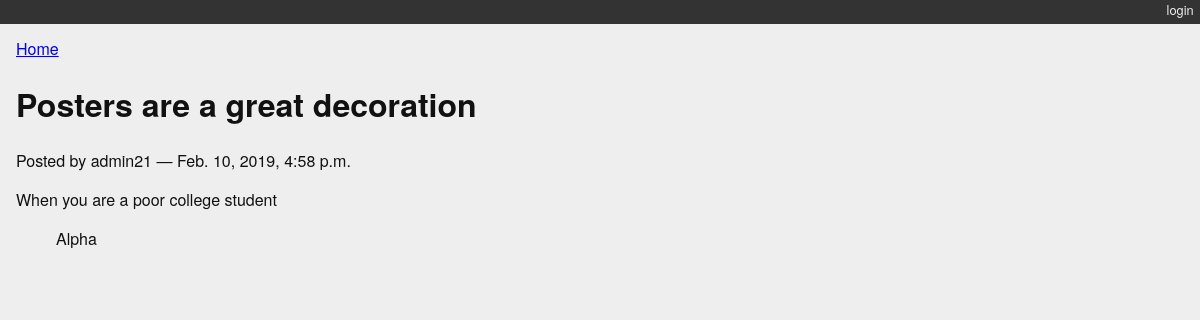
The app's page /posts/4/ with its own data.
### myblog/models.py (models this page shows)
class Post(models.Model):
    title = models.CharField(max_length=128)
    text = models.TextField(blank=True)
    author = models.ForeignKey(User, on_delete=models.CASCADE)
    created_date = models.DateTimeField(auto_now_add=True)
    modified_date = models.DateTimeField(auto_now=True)
    published_date = models.DateTimeField(blank=True, null=True)
    def __str__(self):
        return self.title

class Category(models.Model):
    name = models.CharField(max_length=128)
    description = models.TextField(blank=True)
    posts = models.ManyToManyField(Post, blank=True, related_name='categories')
    def __str__(self):
        return self.name
    class Meta:
        verbose_name_plural = 'Categories'

### myblog/views.py (the view)
# urls.py: path('posts/<int:post_id>/', detail_view, name="blog_detail"),
def detail_view(request, post_id):
    published = Post.objects.exclude(published_date__exact=None)
    try:
        post = published.get(pk=post_id)
    except Post.DoesNotExist:
        raise Http404
    context = {'post': post}
    return render(request, 'detail.html', context)

### myblog/templates/detail.html (shortened to what this page needs)
{% extends "base.html" %}
{% block content %}
<a class="backlink" href="/">Home</a>
<h1>{{ post }}</h1>
<p class="byline">
  Posted by {{ post.author.username }} &mdash; {{ post.published_date }}
</p>
<div class="post-body">
  {{ post.text }}
</div>
<ul class="categories">
  {% for category in post.categories.all %}
    <li>{{ category }}</li>
  {% endfor %}
</ul>
{% endblock %}

### myblog/static/django_blog.css (style rules this page uses)
body { background-color: #eee; color: #111; font-family: "HelveticaNeue-Light", "Helvetica Neue Light", "Helvetica Neue", Helvetica, Arial, "Lucida Grande", sans-serif; margin:0; padding:0; }
ul.categories { list-style: none; list-style-type: none; }
ul.categories li { display: inline; }

### records on screen
Post: title "Posters are a great decoration", author.username "admin21", published_date "Feb. 10, 2019, 4:58 p.m.", text "When you are a poor college student"
Category: name "Alpha"
